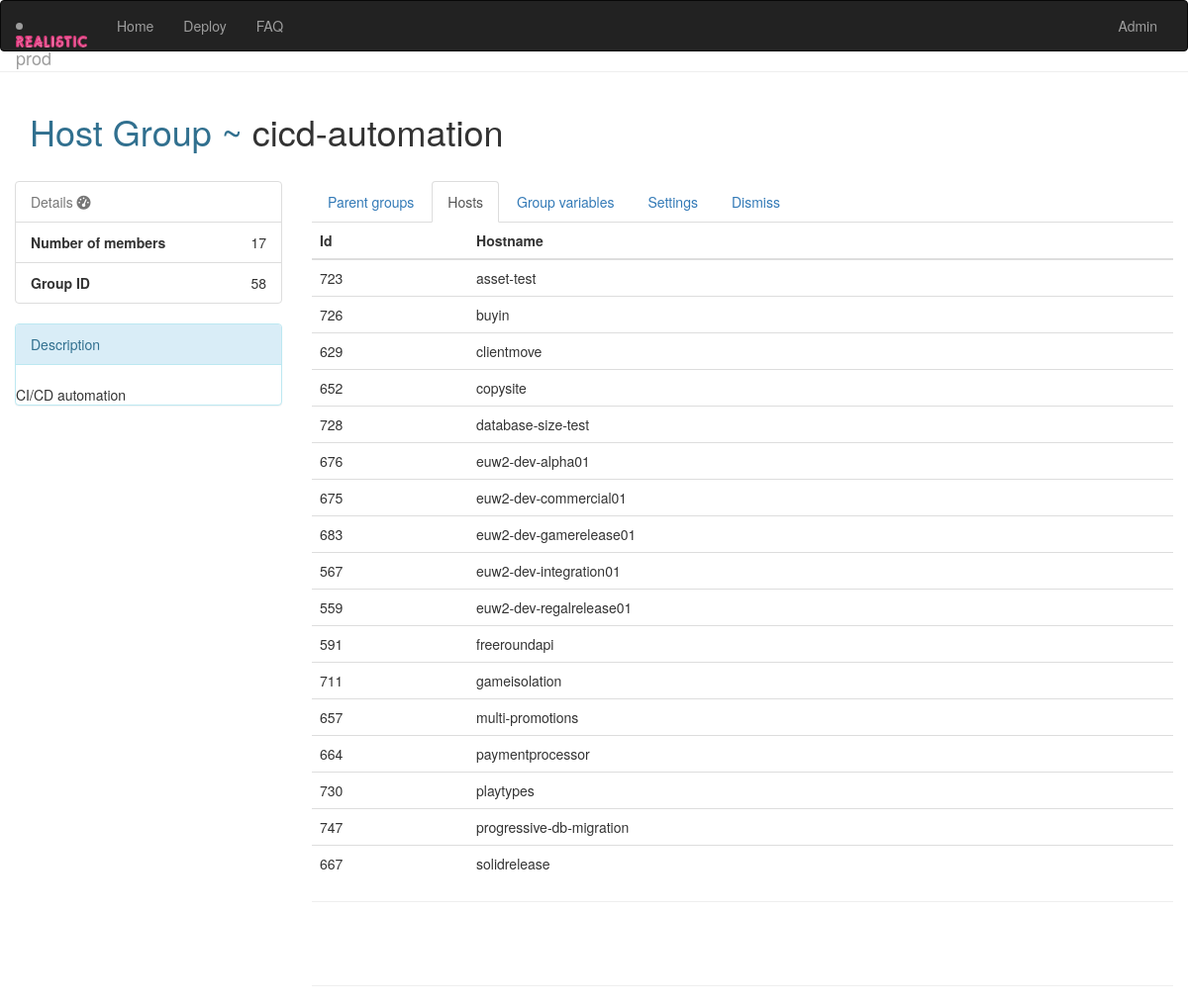
The page /hostgroup.php?q=58 on the database its author committed.
### tables this page shows
CREATE TABLE `hostgroups` (
  `group_id` smallint(5) unsigned NOT NULL AUTO_INCREMENT,
  `name` varchar(24) NOT NULL,
  `description` varchar(255) DEFAULT NULL,
  PRIMARY KEY (`group_id`)
);

CREATE TABLE `hosts` (
  `host_id` int(10) unsigned NOT NULL AUTO_INCREMENT,
  `name` varchar(255) DEFAULT NULL,
  PRIMARY KEY (`host_id`)
);

### hostgroup.php (the view, shortened to what this page needs)
<?php
include "settings.php";
include"function.php";
$membercount_q = mysqli_query($link, 'SELECT count(host_id) FROM memberships WHERE group_id='.$_GET['q'].'');
$membercount = mysqli_fetch_row($membercount_q);
$query = mysqli_query($link, 'SELECT * FROM hostgroups WHERE group_id='.$_GET['q'].'') or die('Error 5.1 '.mysqli_error($link));
$group_details = mysqli_fetch_array($query);
$html_file .= '
  <hr>
  <div class="container">
    <div class="row">
      <div class="col-sm-10"><h1><text class="text-info">Host Group ~ </text>'.$group_details['name'].'</h1><br /></div>
        <div class="row">
          <div class="col-sm-3">
            <ul class="list-group">
              <li class="list-group-item text-muted">Details <i class="fa fa-dashboard fa-1x"></i></li>
              <li class="list-group-item text-right"><span class="pull-left"><strong>Number of members</strong></span>'.$membercount[0].'</li>
              <li class="list-group-item text-right"><span class="pull-left"><strong>Group ID</strong></span>'.$group_details['group_id'].' </li>
            </ul>
            <div class="panel panel-info">
              <div class="panel-heading">Description</div>
                <br />'.$group_details['description'].'
              </div>
            </div>
            <div class="col-sm-9">
              <ul class="nav nav-tabs" id="myTab">
                <li><a href="#parents" data-toggle="tab">Parent groups</a></li>
                <li class="active"><a href="#hosts" data-toggle="tab">Hosts</a></li>
                <li><a href="#groupvars" data-toggle="tab">Group variables</a></li>
                <li><a href="#settings" data-toggle="tab">Settings</a></li>
                <li><a href="#dismiss" data-toggle="tab">Dismiss</a></li>
              </ul>
              <div class="tab-content">
              <div class="tab-pane" id="parents">
                <table class="table table-hover">
                  <thead>
                    <tr>
                      <th>Id</th>
                      <th>Parent group name</th>
                      <th>Description</th>
                    </tr>
                  </thead>
                <tbody id="items">
              ';
              $memberships_query = mysqli_query($link, 'SELECT * FROM parentgroups WHERE parent_id IN (SELECT parent_id FROM parent_child WHERE group_id='.$group_details['group_id'].')');
              while($row = mysqli_fetch_row($memberships_query)) {
              $html_file .= '
              <tr role="button"; onclick=\'document.location = "parents.php?q='.$row['0'].'";\'>
              <td>'.$row[0].'</td>
              <td>'.$row[1].'</td>
              <td>'.$row[2].'</td>
              </tr>
              ';
              }
              $html_file .= '
              </tbody>
              </table>
              <hr>
              <div class="row">
              <div class="col-md-4 col-md-offset-4 text-center">
                <ul class="pagination" id="myPager"></ul>
              </div>
              </div>
              <hr>
              </div>
                <div class="tab-pane active" id="hosts">
                  <table class="table table-hover">
                    <thead>
                      <tr>
                        <th>Id</th>
                        <th>Hostname</th>
                      </tr>
                    </thead>
                    <tbody id="items">
';
$query = mysqli_query($link, 'SELECT hosts.host_id, hosts.name FROM memberships INNER JOIN hosts ON hosts.host_id=memberships.host_id AND memberships.group_id='.$_GET['q'].' ORDER BY hosts.name ASC') or die('Error 5.3 '.mysqli_error($link));
while($row = mysqli_fetch_array($query)) {
  $html_file .= '
    <tr role="button"; onclick="document.location = \'host_details.php?q='.$row['host_id'].'\';">
      <td>'.$row['host_id'].'</td>
      <td>'.$row['name'].'</td>
    </tr>
  ';
	}
  $html_file .= '
      </tbody>
    </table>
    <hr>
    <div class="row">
      <div class="col-md-4 col-md-offset-4 text-center">
        <ul class="pagination" id="myPager"></ul>
      </div>
    </div>
    <hr>
    </div>
    <div class="tab-pane" id="groupvars">
      <ul class="list-group">
        <li role="button" class="list-group-item list-group-item-success" data-toggle="modal" data-target="#gv_addnew" data-whatever="@getbootstrap">Add new variable</li>
        <div class="modal fade" id="gv_addnew" tabindex="-1" role="dialog" aria-labelledby="groupvars" aria-hidden="true">
          <div class="modal-dialog" role="document">
            <div class="modal-content">
              <div class="modal-header">
                <h5 class="modal-title" id="newgroup">Add new variable</h5>
              </div>
              <div class="modal-body">
                <form class="form" action="chg.php" method="post">
                <input name="chg_type" value="chg_gvaddnew" type="hidden">
                <input name="group_id" value="'.$_GET['q'].'" type="hidden">
                <input class="form-control" placeholder="Variable name" name="group_var" type="text" autocomplete="off" required>
                <input class="form-control" placeholder="Value" name="gv_value" type="text" autocomplete="off" required>
              </div>
              <div class="modal-footer">
                <button type="button" class="btn btn-secondary" data-dismiss="modal">Cancel</button>
                <button type="submit" class="btn btn-primary">Create</button>
            </form>
              </div>
            </div>
          </div>
        </div>
  ';
  $groupvars_query = mysqli_query($link, 'SELECT group_var, value FROM groupvars where group_id='.$_GET['q'].'') or die('Error 2.8 '.mysqli_error($link));
  while($row = mysqli_fetch_row($groupvars_query)) {
  $html_file .= '
  <li role="button" class="list-group-item" data-toggle="modal" data-target="#gv'.$row[0].'" data-whatever="@getbootstrap">'.$row['0'].' == '.$row['1'].'</li>
  <div class="modal fade" id="gv'.$row[0].'" tabindex="-1" role="dialog" aria-labelledby="groupvars" aria-hidden="true">
    <div class="modal-dialog" role="document">
      <div class="modal-content">
        <div class="modal-header">
          <h5 class="modal-title" id="newgroup">Modify <u>'.$row[0].'</u> variable</h5>
        </div>
        <div class="modal-body">
          <form class="form" action="chg.php" method="post">
          <input name="group_var" value="'.$row[0].'" type="hidden">
          <input name="group_id" value="'.$_GET['q'].'" type="hidden">
          <input class="form-control" value="'.$row[1].'" name="gv_value" type="text" autocomplete="off" required>
        </div>
        <div class="modal-footer">
          <button type="button" class="btn btn-secondary" data-dismiss="modal">Cancel</button>
          <button type="submit" name="chg_type" value="chg_gvdelete" class="btn btn-danger">Delete</button>
          <button type="submit"  name="chg_type" value="chg_chggvar" class="btn btn-primary">Update</button>
      </form>
        </div>
      </div>
    </div>
  </div>
  ';
  }
  $html_file .= '
    </ul>
    </div>
    <div class="tab-pane" id="settings">
    <hr>
    <form class="form" action="chg.php" method="post" id="update-hostgroup">
  <div class="form-group">
    <div class="col-xs-6">
      <label for="members"><h4>Members</h4></label><br />
        <select name="member_host[ ]" class="selectpicker" data-live-search="true" multiple data-actions-box="true" required>
';
$query = mysqli_query($link, 'SELECT * FROM hosts') or die('Error 5.8 '.mysqli_error($link));
while($row=mysqli_fetch_row($query)) {
	$aquery = mysqli_query($link, 'SELECT count(host_id) FROM memberships WHERE group_id='.$_GET['q'].' AND host_id='.$row[0].'') or die('Error 5.9 '.mysqli_error($link));
	$ismember = mysqli_fetch_row($aquery);
	if( $ismember[0] > 0 ) {
			$html_file .= '
       <option data-tokens="'.$row[1].'" value="'.$row[0].'" selected>'.$row[1].'</option>
      ';
  }
	else {
    $html_file .= '
      #<option data-tokens="'.$row[1].'" value="'.$row[0].'">'.$row[1].'</option>
    #';
  }
}
$html_file .= '
      </select>
    </div>
    <input class="form-control" name="group_description" value="'.$group_details['description'].'" type="text" autocomplete="off" required>
      <input type="hidden" name="group_id" value="'.$group_details['group_id'].'" />
  </form>
  </div>
          <input type="hidden" name="group_id" value="'.$group_details['group_id'].'" />
  </div>
                         <input type="hidden" name="group_id" value="'.$group_details['group_id'].'" />
  </div>
  </div>
  </div>
  </body>
  </html>
';
echo $html_file;
?>

### rows shown on the page
hostgroups: name "cicd-automation", group_id "58", description "CI/CD automation"
hosts: host_id "723", name "asset-test"
hosts: host_id "726", name "buyin"
hosts: host_id "629", name "clientmove"
hosts: host_id "652", name "copysite"
hosts: host_id "728", name "database-size-test"
hosts: host_id "676", name "euw2-dev-alpha01"
hosts: host_id "675", name "euw2-dev-commercial01"
hosts: host_id "683", name "euw2-dev-gamerelease01"
hosts: host_id "567", name "euw2-dev-integration01"
hosts: host_id "559", name "euw2-dev-regalrelease01"
hosts: host_id "591", name "freeroundapi"
hosts: host_id "711", name "gameisolation"
hosts: host_id "657", name "multi-promotions"
hosts: host_id "664", name "paymentprocessor"
hosts: host_id "730", name "playtypes"
hosts: host_id "747", name "progressive-db-migration"
hosts: host_id "667", name "solidrelease"

### other values the page prints
$versionnumber "prod"
$membercount[0] "17"
